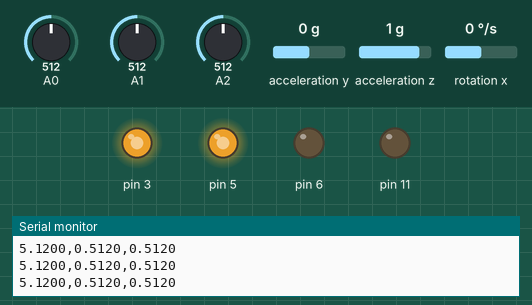
A sketch run on a simulated Arduino Uno, built with avr-gcc and run on an emulated ATmega328P. Parts: output pins drawn as LEDs (lit = HIGH), the last lines printed to the serial monitor. The inputs (shaded band) are chosen by the test bench; at power-on: acceleration y 0 g, A0 = 512, rotation x 0 °/s, acceleration z 1 g, A1 = 512, A2 = 512.

Above: at 1.2 s.
1.3 s: acceleration y set to -1.4 g
At 2.15 s:
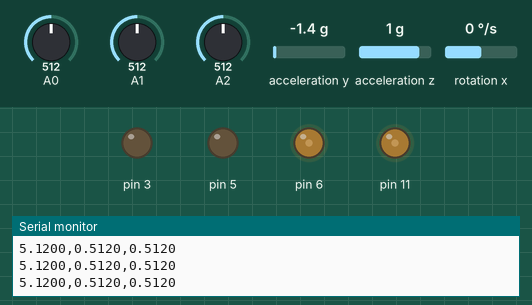
4.3 s: A0 set to 992
5.8 s: acceleration y set to 0.1 g
At 6.08 s:
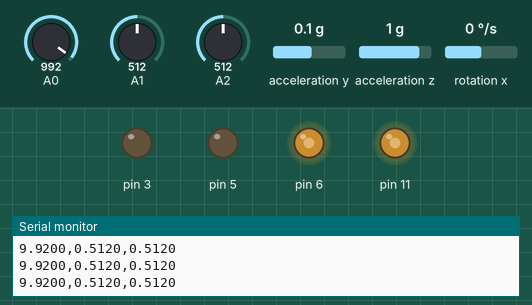
8.0 s: rotation x set to -100 °/s
At 10.1 s:
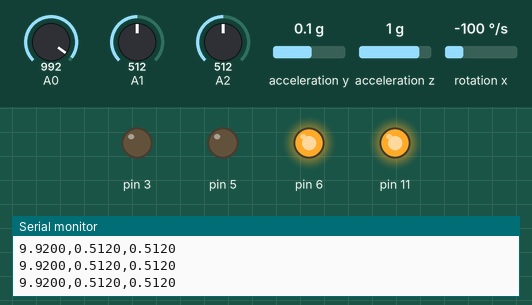
10.4 s: A0 set to 306
13.4 s: acceleration z set to -1.4 g
At 13.93 s:
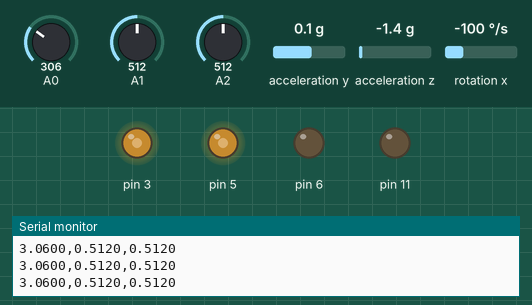
Timing chart, 0 to 16.4 s (numbered marks = the images above; inputs shaded):
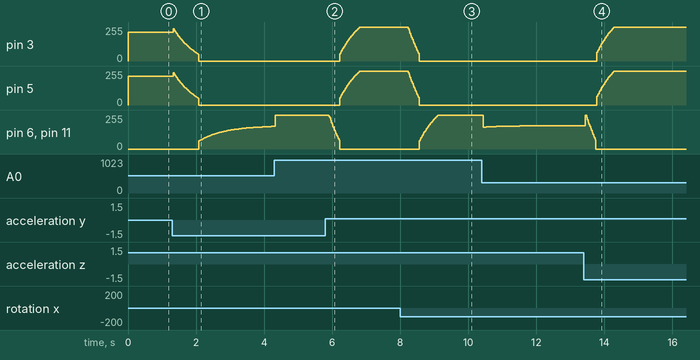

The sketch:

balanceBot.ino
```cpp
#include "Wire.h"
#include "MPU6050.h"
#include "math.h"

#define sampleTime  0.005

MPU6050 mpu;

int16_t accY, accZ, gyroX;
volatile int motorPower, gyroRate;
volatile float accAngle, gyroAngle, currentAngle, prevAngle = 0, error, prevError = 0, errorSum = 0;
float Speed, Kif=0, Kpf=0, Kdf=0, Ki=0, Kp=0, Kd=0,targetAngle=-32;

void setMotors(int MotorSpeed)
{
  if (MotorSpeed > 0)
  {
    Speed = MotorSpeed;
    Speed=Speed+50;
    if(Speed>255)
    {
    Speed=255;
    }

    //Speed = map(Speed, 0, 255, 255, 0);
    analogWrite(5, Speed);
    digitalWrite(6, LOW);
    analogWrite(3, Speed);
    digitalWrite(11, LOW);

    Serial.print(Kp,4);
    Serial.print(",");
    Serial.print(Ki,4);
    Serial.print(",");
    Serial.println(Kd,4);


//    Serial.print("Kp=");
//    Serial.print(Kp,4);
//    Serial.print(" Ki= ");
//    Serial.print(Ki,4);
//    Serial.print(" Kd= ");
//    Serial.print(Kd,4);
//    Serial.print(" Speed= ");
//    Serial.print(Speed);
//    Serial.print(" currentAngle= ");
//    Serial.print(currentAngle);
//    Serial.print(" targetAngle ");
//    Serial.print(targetAngle);
//    Serial.print("   Sensor Values: ");
//    Serial.print(accY);
//    Serial.print("  ");
//    Serial.print(accZ);
//    Serial.print("  ");
//    Serial.print(gyroX);
//    Serial.println(" Forward");
  }
  else if (MotorSpeed < 0)
  {
    Speed = (MotorSpeed) + 255;
    Speed = map(Speed, 255,0,0,255);
    Speed=Speed+60;
    if(Speed>255)
    {
      Speed=255;
    }
    analogWrite(6,Speed);
    digitalWrite(5,LOW);
    analogWrite(11,Speed);
    digitalWrite(3,LOW);

    Serial.print(Kp,4);
    Serial.print(",");
    Serial.print(Ki,4);
    Serial.print(",");
    Serial.println(Kd,4);


//    Serial.print("Kp=");
//    Serial.print(Kp,4);
//    Serial.print(" Ki= ");
//    Serial.print(Ki,4);
//    Serial.print(" Kd= ");
//    Serial.print(Kd,4);
//    Serial.print(" Speed= ");
//    Serial.print(Speed);
//    Serial.print(" currentAngle= ");
//    Serial.print(currentAngle);
//    Serial.print(" targetAngle ");
//    Serial.print(targetAngle);
//    Serial.print("   Sensor Values: ");
//    Serial.print(accY);
//    Serial.print("  ");
//    Serial.print(accZ);
//    Serial.print("  ");
//    Serial.print(gyroX);
//    Serial.println(" Backward");
}

  else
  {
    analogWrite(6, LOW);
    digitalWrite(5, LOW);
    analogWrite(3, LOW);
    digitalWrite(11, LOW);

    Serial.print(Kp,4);
    Serial.print(",");
    Serial.print(Ki,4);
    Serial.print(",");
    Serial.println(Kd,4);


//    Serial.print("Kp=");
//    Serial.print(Kp,4);
//    Serial.print(" Ki= ");
//    Serial.print(Ki,4);
//    Serial.print(" Kd= ");
//    Serial.print(Kd,4);
//    Serial.print(" Speed= ");
//    Serial.print(Speed);
//    Serial.print(" currentAngle= ");
//    Serial.print(currentAngle);
//    Serial.print(" targetAngle ");
//    Serial.print(targetAngle);
//    Serial.print("   Sensor Values: ");
//    Serial.print(accY);
//    Serial.print("  ");
//    Serial.print(accZ);
//    Serial.print("  ");
//    Serial.print(gyroX);
//    Serial.println("---------------------------Neutral----------------------------");
  }
}

void init_PID()
{
  // initialize Timer1
  cli();          // disable global interrupts
  TCCR1A = 0;     // set entire TCCR1A register to 0
  TCCR1B = 0;     // same for TCCR1B
  // set compare match register to set sample time 5ms
  OCR1A = 9999;
  // turn on CTC mode
  TCCR1B |= (1 << WGM12);
  // Set CS11 bit for prescaling by 8
  TCCR1B |= (1 << CS11);
  // enable timer compare interrupt
  TIMSK1 |= (1 << OCIE1A);
  sei();          // enable global interrupts
}

void setup()
{
  Serial.begin(9600);
  // set the motor control and PWM pins to output mode
  //pinMode(A0, INPUT);
  //pinMode(A1, INPUT);
  //pinMode(A2, INPUT);

  //pinMode(5, OUTPUT);
  //pinMode(6, OUTPUT);
  //pinMode(3, OUTPUT);
  DDRD|=B01101000;
  //pinMode(11, OUTPUT);
  DDRB|=B00001000;

  //Serial.println("Hardware is configured. Sensor Data is as follows:");
  // initialize the MPU6050 and set offset values

  mpu.initialize();
  mpu.setYAccelOffset(8);
  mpu.setZAccelOffset(16374);
  mpu.setXGyroOffset(14);
  // initialize PID sampling loop
  init_PID();
}

void loop()
{
  // read acceleration and gyroscope values
  accY = mpu.getAccelerationY();
  accZ = mpu.getAccelerationZ();
  gyroX = mpu.getRotationX();

//  Serial.print("Sensor Values: ");
//  Serial.print(accY);
//  Serial.print("  ");
//  Serial.print(accZ);
//  Serial.print("  ");
//  Serial.println(gyroX);


  Kpf = analogRead(A0);
  Kif = analogRead(A1);
  Kdf = analogRead(A2);

//Kp=Kpf;
//Ki=Kif;
//Kd=Kdf;

//Serial.print(Kp);
//Serial.print(" ");
//Serial.print(Ki);
//Serial.print(" ");
//Serial.println(Kd);


  Kp = Kpf/100;
  Ki = Kif/1000;
  Kd = Kdf/1000;

//  Kp = map(Kpf, 0, 1023, 0, 25000) / 100; //0 - 250
//  Ki = map(Kif, 0, 1023, 0, 100000) / 100; //0 - 1000
//  Kd = map(Kdf, 0, 1023, 0, 1000) / 100; //0 - 5

  //targetAngle = map(targetAngle, 0, 1023, -10, -20);

  // set motor power after constraining it
  motorPower = constrain(motorPower, -255, 255);
  setMotors(motorPower);
}

// The ISR will be called every 5 milliseconds

ISR(TIMER1_COMPA_vect)
{
  // calculate the angle of inclination
  accAngle = atan2(accY, accZ) * RAD_TO_DEG;
  gyroRate = map(gyroX, -32768, 32767, -250, 250);
  gyroAngle = (float)gyroRate * sampleTime;
  currentAngle = 0.9934 * (prevAngle + gyroAngle) + 0.0066 * (accAngle);

  error = currentAngle - targetAngle;
  errorSum = errorSum + error;
  errorSum = constrain(errorSum, -300, 300);
  //calculate output from P, I and D values
  motorPower = Kp * (error) + Ki * (errorSum) * sampleTime - Kd * (currentAngle - prevAngle) / sampleTime;
  prevAngle = currentAngle;
}
```

Measured:
- after the input at 1.3 s, pin 6, pin 11: moves from 0/255 to 169/255 over 2.1 s, starting after 0.79 s
- after the input at 5.8 s, pin 3, pin 5: moves from 0/255 to 255/255 over 0.59 s, starting after 0.43 s; pin 6, pin 11: moves from 255/255 to 0/255 over 0.32 s, starting after 0.11 s
- after the input at 8.0 s, pin 3, pin 5: moves from 255/255 to 0/255 over 0.32 s, starting after 0.24 s; pin 6, pin 11: moves from 0/255 to 255/255 over 0.57 s, starting after 0.56 s
- after the input at 13.4 s, pin 3, pin 5: moves from 0/255 to 255/255 over 0.50 s, starting after 0.38 s
